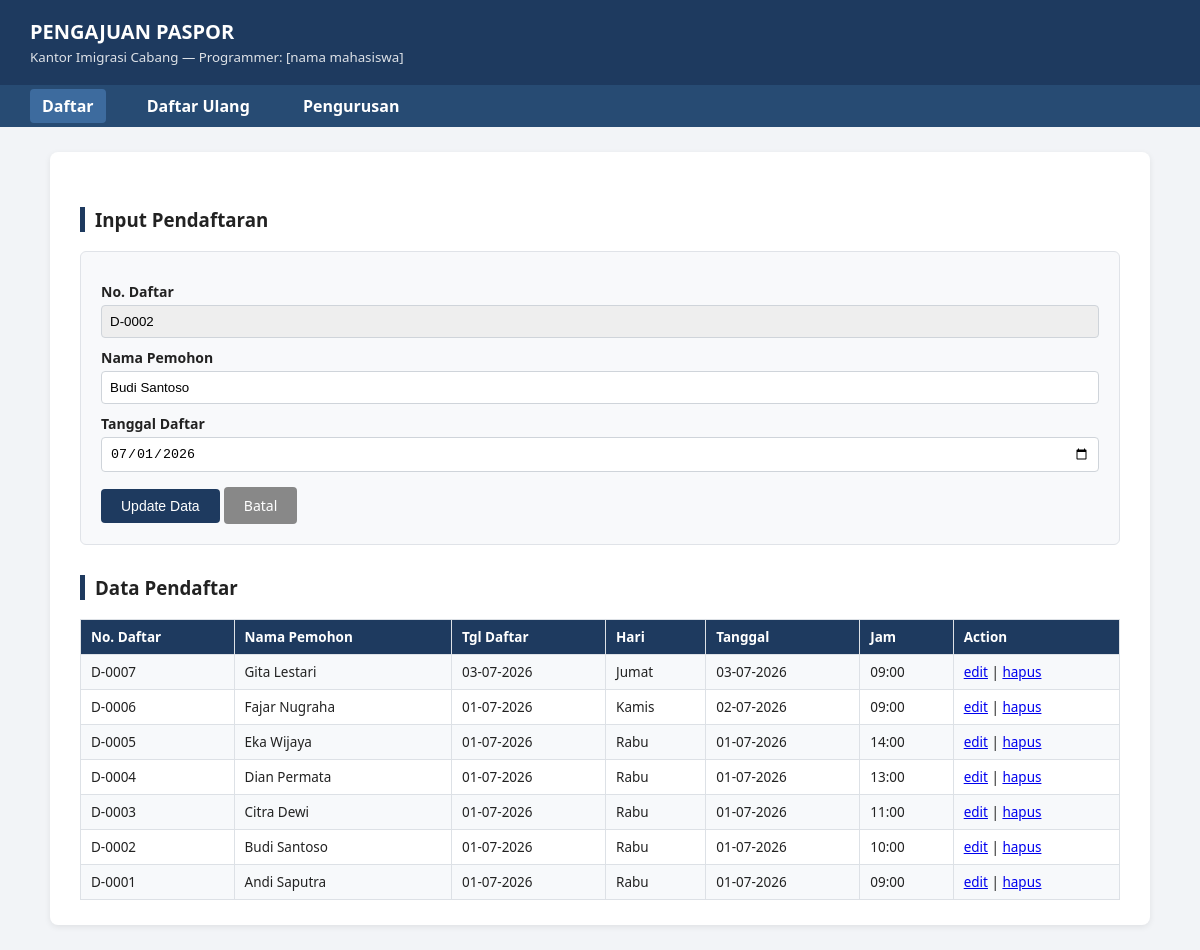
/index.php?edit=2, run on the app's committed database.
### tables this page shows
CREATE TABLE pendaftar (
    no_daftar    INT AUTO_INCREMENT PRIMARY KEY,
    nama_pemohon VARCHAR(100) NOT NULL,
    tgl_daftar   DATE NOT NULL,
    hari         VARCHAR(20) NOT NULL,    
    tanggal      DATE NOT NULL,           
    jam          TIME NOT NULL            
);

### index.php (the view, shortened to what this page needs)
<?php
require_once "functions.php";
$editData = null;
if (isset($_GET['edit'])) {
    $id = (int) $_GET['edit'];
    $res = mysqli_query($conn, "SELECT * FROM pendaftar WHERE no_daftar = $id");
    $editData = mysqli_fetch_assoc($res);
}
require_once "header.php";
?>
<h3 class="section-title">Input Pendaftaran</h3>
<form class="form-box" method="POST" action="index.php">
    <label>No. Daftar</label>
    <input type="text" value="<?php echo $editData ? 'D-' . str_pad($editData['no_daftar'], 4, '0', STR_PAD_LEFT) : '(Otomatis)'; ?>" readonly>
    <label>Nama Pemohon</label>
    <input type="text" name="nama_pemohon" required value="<?php echo htmlspecialchars($editData['nama_pemohon'] ?? ''); ?>">
    <label>Tanggal Daftar</label>
    <input type="date" name="tgl_daftar" required value="<?php echo $editData['tgl_daftar'] ?? date('Y-m-d'); ?>">
    <button type="submit" class="btn"><?php echo $editData ? 'Update Data' : 'Simpan'; ?></button>
    <?php if ($editData): ?>
        <a href="index.php" class="btn btn-secondary">Batal</a>
    <?php endif; ?>
</form>
<h3 class="section-title">Data Pendaftar</h3>
<table>
    <tr>
        <th>No. Daftar</th>
        <th>Nama Pemohon</th>
        <th>Tgl Daftar</th>
        <th>Hari</th>
        <th>Tanggal</th>
        <th>Jam</th>
        <th>Action</th>
    </tr>
    <?php
    $res = mysqli_query($conn, "SELECT * FROM pendaftar ORDER BY no_daftar DESC");
    while ($row = mysqli_fetch_assoc($res)) {
        echo "<tr>";
        echo "<td>D-" . str_pad($row['no_daftar'], 4, '0', STR_PAD_LEFT) . "</td>";
        echo "<td>" . htmlspecialchars($row['nama_pemohon']) . "</td>";
        echo "<td>" . date('d-m-Y', strtotime($row['tgl_daftar'])) . "</td>";
        echo "<td>" . $row['hari'] . "</td>";
        echo "<td>" . date('d-m-Y', strtotime($row['tanggal'])) . "</td>";
        echo "<td>" . substr($row['jam'], 0, 5) . "</td>";
        echo "<td>
                <a href='index.php?edit={$row['no_daftar']}'>edit</a> |
                <a href='index.php?hapus={$row['no_daftar']}' onclick=\"return confirm('Hapus data ini?')\">hapus</a>
              </td>";
        echo "</tr>";
    }
    ?>
</table>
<?php require_once "footer.php"; ?>

### style.css (style rules this page uses)
* { box-sizing: border-box; }
body { font-family: "Segoe UI", Arial, sans-serif; background: #f2f4f7; margin: 0; padding: 0; color: #222; }
h3.section-title { border-left: 5px solid #1e3a5f; padding-left: 10px; margin-top: 30px; }
form.form-box { background: #f8f9fb; border: 1px solid #e0e3e8; padding: 20px; border-radius: 6px; margin-bottom: 25px; }
form.form-box label { display: block; margin-top: 10px; font-weight: 600; font-size: 14px; }
form.form-box input[type=text], form.form-box input[type=date], form.form-box input[type=number], form.form-box select { width: 100%; padding: 8px; margin-top: 4px; border: 1px solid #cfd4da; border-radius: 4px; }
form.form-box input[readonly] { background: #eee; }
.btn { display: inline-block; background: #1e3a5f; color: #fff; border: none; padding: 9px 20px; border-radius: 4px; cursor: pointer; margin-top: 15px; font-size: 14px; text-decoration: none; }
.btn-secondary { background: #888; }
table { width: 100%; border-collapse: collapse; margin-top: 10px; font-size: 13.5px; }
table th, table td { border: 1px solid #dde1e6; padding: 8px 10px; text-align: left; }
table th { background: #1e3a5f; color: #fff; }
table tr:nth-child(even) { background: #f7f9fb; }

### data on the page
pendaftar: no_daftar "D-0002", nama_pemohon "Budi Santoso", tgl_daftar "07/01/2026", no_daftar "0002", tgl_daftar "01-07-2026", hari "Rabu", tanggal "01-07-2026", jam "10:00"
pendaftar: no_daftar "0007", nama_pemohon "Gita Lestari", tgl_daftar "03-07-2026", hari "Jumat", tanggal "03-07-2026", jam "09:00"
pendaftar: no_daftar "0006", nama_pemohon "Fajar Nugraha", tgl_daftar "01-07-2026", hari "Kamis", tanggal "02-07-2026", jam "09:00"
pendaftar: no_daftar "0005", nama_pemohon "Eka Wijaya", tgl_daftar "01-07-2026", hari "Rabu", tanggal "01-07-2026", jam "14:00"
pendaftar: no_daftar "0004", nama_pemohon "Dian Permata", tgl_daftar "01-07-2026", hari "Rabu", tanggal "01-07-2026", jam "13:00"
pendaftar: no_daftar "0003", nama_pemohon "Citra Dewi", tgl_daftar "01-07-2026", hari "Rabu", tanggal "01-07-2026", jam "11:00"
pendaftar: no_daftar "0001", nama_pemohon "Andi Saputra", tgl_daftar "01-07-2026", hari "Rabu", tanggal "01-07-2026", jam "09:00"
